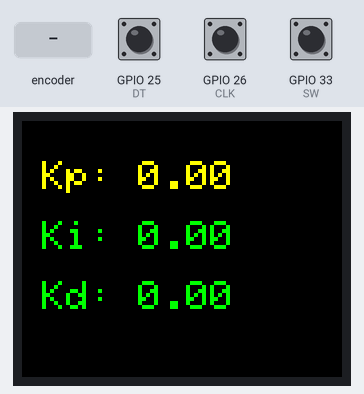
A sketch run on a simulated ESP32. Shown: 160×128 colour display. Inputs (shaded band) come from the test bench; at power-on: GPIO 33 (SW) HIGH, GPIO 25 (DT) HIGH, GPIO 26 (CLK) HIGH. What the sketch prints to the serial monitor is not drawn.

Above: at 1.3 s.
1.4 s: rotary encoder on GPIO 26 (CLK) / GPIO 25 (DT) turned 3 steps (first pin leading)
At 3.0 s:
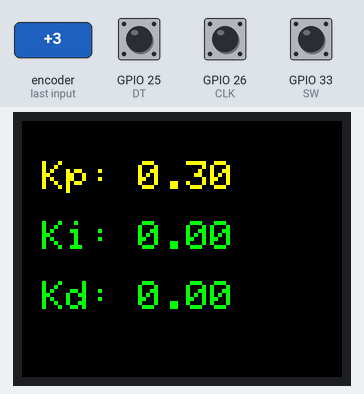
3.5 s: GPIO 33 (SW) pulled LOW for 0.15 s
At 4.7 s:
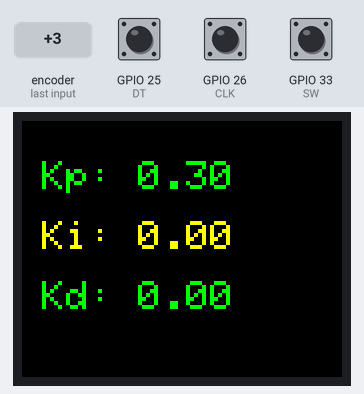
5.1 s: GPIO 33 (SW) pulled LOW for 1 s
At 6.2 s:
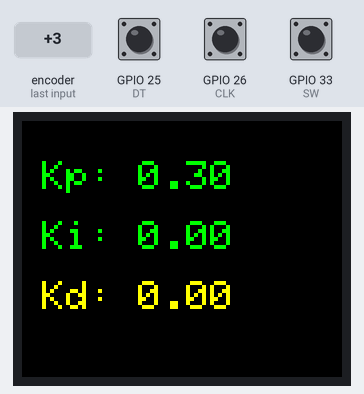
7.6 s: rotary encoder on GPIO 26 (CLK) / GPIO 25 (DT) turned 1 step (first pin leading)
At 8.7 s:
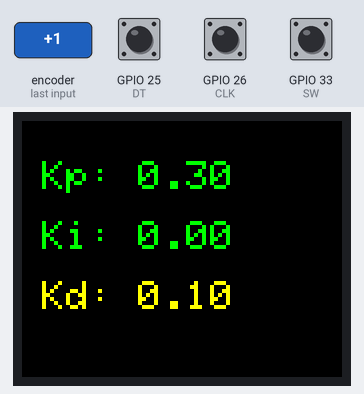
9.3 s: GPIO 33 (SW) pulled LOW for 0.15 s
At 10.5 s:
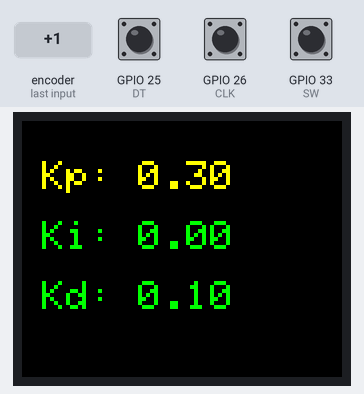
Timing chart, 0 to 11.9 s (numbered marks = the images above; inputs shaded):
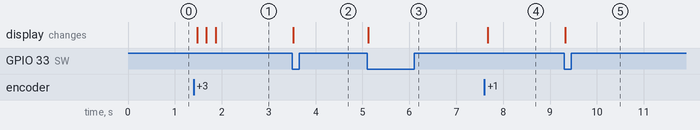

Measured:
- after the input at 1.4 s, the display: first changes after 0.07 s (image 1 shows a later state)
- after the input at 3.5 s, the display: changes at once (image 2)
- after the input at 5.1 s, the display: changes at once (image 3)
- after the input at 7.6 s, the display: changes after 0.07 s (image 4)
- after the input at 9.3 s, the display: changes at once (image 5)

The sketch:

rotary-tft.ino
```cpp
#include <SPI.h>
#include <Adafruit_GFX.h>
#include <Adafruit_ST7735.h>

// TFT Pins
#define TFT_CS     5
#define TFT_DC     4
#define TFT_RST    2
Adafruit_ST7735 tft = Adafruit_ST7735(TFT_CS, TFT_DC, TFT_RST);

// Rotary Pins
#define CLK 26
#define DT  25
#define SW  33

// PID values
float Kp = 0.0, Ki = 0.0, Kd = 0.0;

// Rotary state
int lastStateCLK;
bool lastButtonState = HIGH;

enum PIDParam { KP, KI, KD };
PIDParam currentParam = KP;

void setup() {
  Serial.begin(115200);
  pinMode(CLK, INPUT);
  pinMode(DT, INPUT);
  pinMode(SW, INPUT_PULLUP);

  lastStateCLK = digitalRead(CLK);

  tft.initR(INITR_BLACKTAB);
  tft.setRotation(1);
  tft.fillScreen(ST77XX_BLACK);
  tft.setTextSize(2);

  displayValues();
}

void loop() {
  // Rotary Rotation
  int currentStateCLK = digitalRead(CLK);
  if (currentStateCLK != lastStateCLK && currentStateCLK == HIGH) {
    int direction = digitalRead(DT) == LOW ? 1 : -1;

    switch (currentParam) {
      case KP: Kp += 0.1 * direction; if (Kp < 0) Kp = 0; break;
      case KI: Ki += 0.1 * direction; if (Ki < 0) Ki = 0; break;
      case KD: Kd += 0.1 * direction; if (Kd < 0) Kd = 0; break;
    }

    displayValues();

    Serial.print("[ACTIVE: ");
    Serial.print(currentParam == KP ? "Kp" : currentParam == KI ? "Ki" : "Kd");
    Serial.print("] => Kp: "); Serial.print(Kp, 2);
    Serial.print(" | Ki: "); Serial.print(Ki, 2);
    Serial.print(" | Kd: "); Serial.println(Kd, 2);
  }
  lastStateCLK = currentStateCLK;

  // Button Press to switch parameter
  bool currentButtonState = digitalRead(SW);
  if (lastButtonState == HIGH && currentButtonState == LOW) {
    currentParam = (PIDParam)((currentParam + 1) % 3);
    displayValues();
    Serial.print("==> Parameter aktif: ");
    Serial.println(currentParam == KP ? "Kp" : currentParam == KI ? "Ki" : "Kd");
    delay(200); // debounce
  }
  lastButtonState = currentButtonState;

  delay(1);
}

void displayValues() {
  tft.fillScreen(ST77XX_BLACK);
  for (int i = 0; i < 3; i++) {
    tft.setCursor(10, 20 + i * 30);
    if (i == currentParam)
      tft.setTextColor(ST77XX_YELLOW);
    else
      tft.setTextColor(ST77XX_GREEN);

    const char* label = (i == 0) ? "Kp" : (i == 1) ? "Ki" : "Kd";
    float val = (i == 0) ? Kp : (i == 1) ? Ki : Kd;

    tft.print(label);
    tft.print(": ");
    tft.print(val, 2);
  }
}
```
